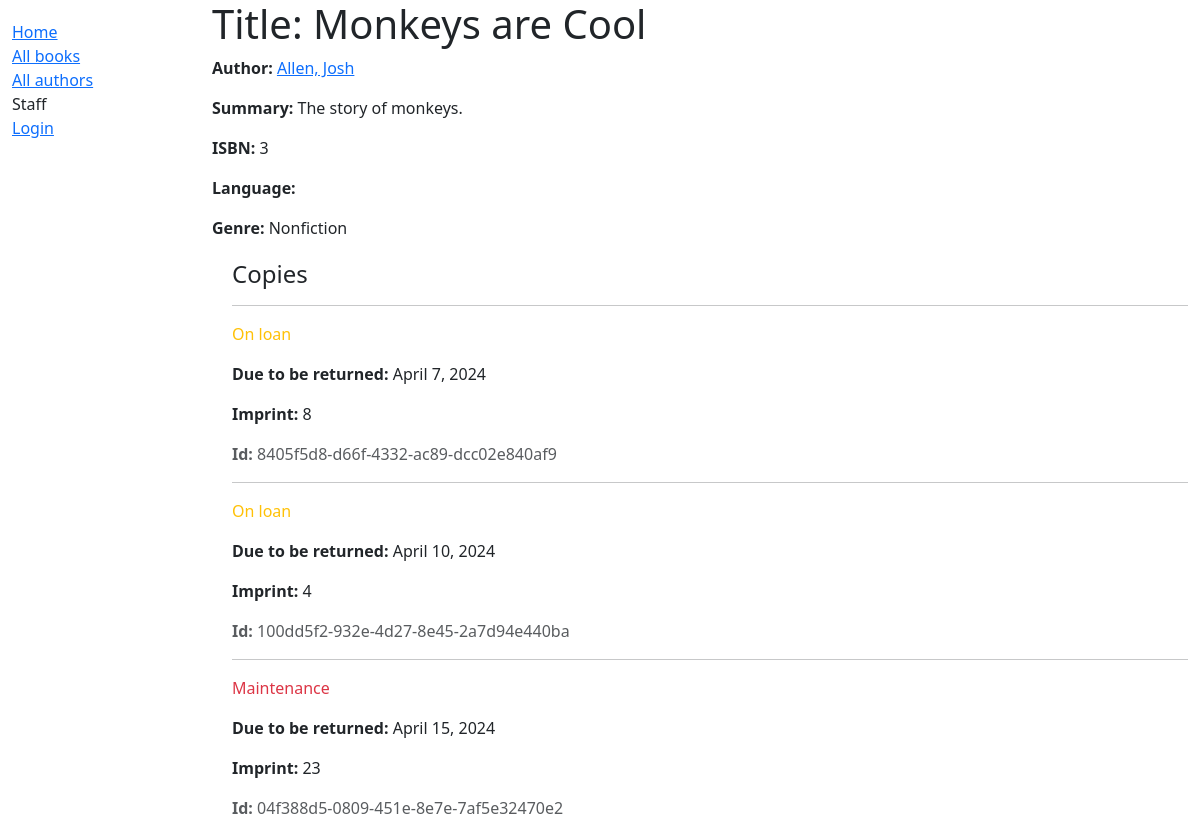
The page /catalog/book/10/ on the database its author committed.
### catalog/models.py (models this page shows, shortened)
class Book(models.Model):
    title = models.CharField(max_length=200)
    author = models.ForeignKey('Author', on_delete=models.RESTRICT, null=True)
    summary = models.TextField(
        max_length=1000, help_text="Enter a brief description of the book")
    isbn = models.CharField('ISBN', max_length=13,
                            unique=True,
                            help_text='13 Character <a href="https://www.isbn-international.org/content/what-isbn'
                                      '">ISBN number</a>')
    genre = models.ManyToManyField(
        Genre, help_text="Select a genre for this book")
    def display_genre(self):
        """Create a string for the Genre. This is required to display genre in Admin."""
        return ', '.join(genre.name for genre in self.genre.all()[:3])
    display_genre.short_description = 'Genre'

class Author(models.Model):
    first_name = models.CharField(max_length=100)
    last_name = models.CharField(max_length=100)
    date_of_birth = models.DateField(null=True, blank=True)
    date_of_death = models.DateField('Died', null=True, blank=True)
    class Meta:
        ordering = ['last_name', 'first_name']
    def get_absolute_url(self):
        return reverse('author-detail', args=[str(self.id)])
    def __str__(self):
        return f'{self.last_name}, {self.first_name}'

class Genre(models.Model):
    name = models.CharField(
        max_length=200,
        unique=True,
        help_text="Enter a book genre (e.g. Science Fiction, French Poetry etc.)"
    )
    def __str__(self):
        return f'{self.name}'
    class Meta:
        constraints = [
            UniqueConstraint(
                Lower('name'),
                name='genre_name_case_insensitive_unique',
                violation_error_message = "Genre already exists (case insensitive match)"
            ),
        ]

class BookInstance(models.Model):
    id = models.UUIDField(primary_key=True, default=uuid.uuid4,
                          help_text="Unique ID for this particular book across whole library")
    book = models.ForeignKey('Book', on_delete=models.RESTRICT, null=True)
    imprint = models.CharField(max_length=200)
    due_back = models.DateField(null=True, blank=True)
    borrower = models.ForeignKey(settings.AUTH_USER_MODEL, on_delete=models.SET_NULL, null=True, blank=True)
    LOAN_STATUS = (
        ('m', 'Maintenance'),
        ('o', 'On loan'),
        ('a', 'Available'),
        ('r', 'Reserved'),
    )
    status = models.CharField(
        max_length=1,
        choices=LOAN_STATUS,
        blank=True,
        default='m',
        help_text='Book availability',
    )
    class Meta:
        ordering = ['due_back']
        permissions = (("can_mark_returned", "Set book as returned"),)

### catalog/views.py (the view)
# urls.py: path('book/<int:pk>/', views.BookDetailView.as_view(), name='book-detail'),
class BookDetailView(generic.DetailView):
    model = Book

### catalog/templates/catalog/book_detail.html
{% extends "base_generic.html" %} {% block content %}
<h1>Title: {{ book.title }}</h1>
<p>
  <strong>Author:</strong>
  <a href="{{ book.author.get_absolute_url }}">{{ book.author }}</a>
</p>
<p><strong>Summary:</strong> {{ book.summary }}</p>
<p><strong>ISBN:</strong> {{ book.isbn }}</p>
<p><strong>Language:</strong> {{ book.language }}</p>
<p><strong>Genre:</strong> {{ book.genre.all|join:", " }}</p>
<div style="margin-left: 20px; margin-top: 20px">
  <h4>Copies</h4>
  {% for copy in book.bookinstance_set.all %}
  <hr />
  <p
    class="{% if copy.status == 'a' %}text-success{% elif copy.status == 'm' %}text-danger{% else %}text-warning{% endif %}"
  >
    {{ copy.get_status_display }}
  </p>
  {% if copy.status != 'a' %}
  <p><strong>Due to be returned:</strong> {{ copy.due_back }}</p>
  {% endif %}
  <p><strong>Imprint:</strong> {{ copy.imprint }}</p>
  <p class="text-muted"><strong>Id:</strong> {{ copy.id }}</p>
  {% endfor %}
</div>
{% endblock %}

### rows shown on the page
Book: author "Allen, Josh", summary "The story of monkeys.", isbn "3", genre.all "Nonfiction"
BookInstance: status "On loan", due_back "April 7, 2024", imprint "8", id "8405f5d8-d66f-4332-ac89-dcc02e840af9"
BookInstance: status "On loan", due_back "April 10, 2024", imprint "4", id "100dd5f2-932e-4d27-8e45-2a7d94e440ba"
BookInstance: status "Maintenance", due_back "April 15, 2024", imprint "23", id "04f388d5-0809-451e-8e7e-7af5e32470e2"
